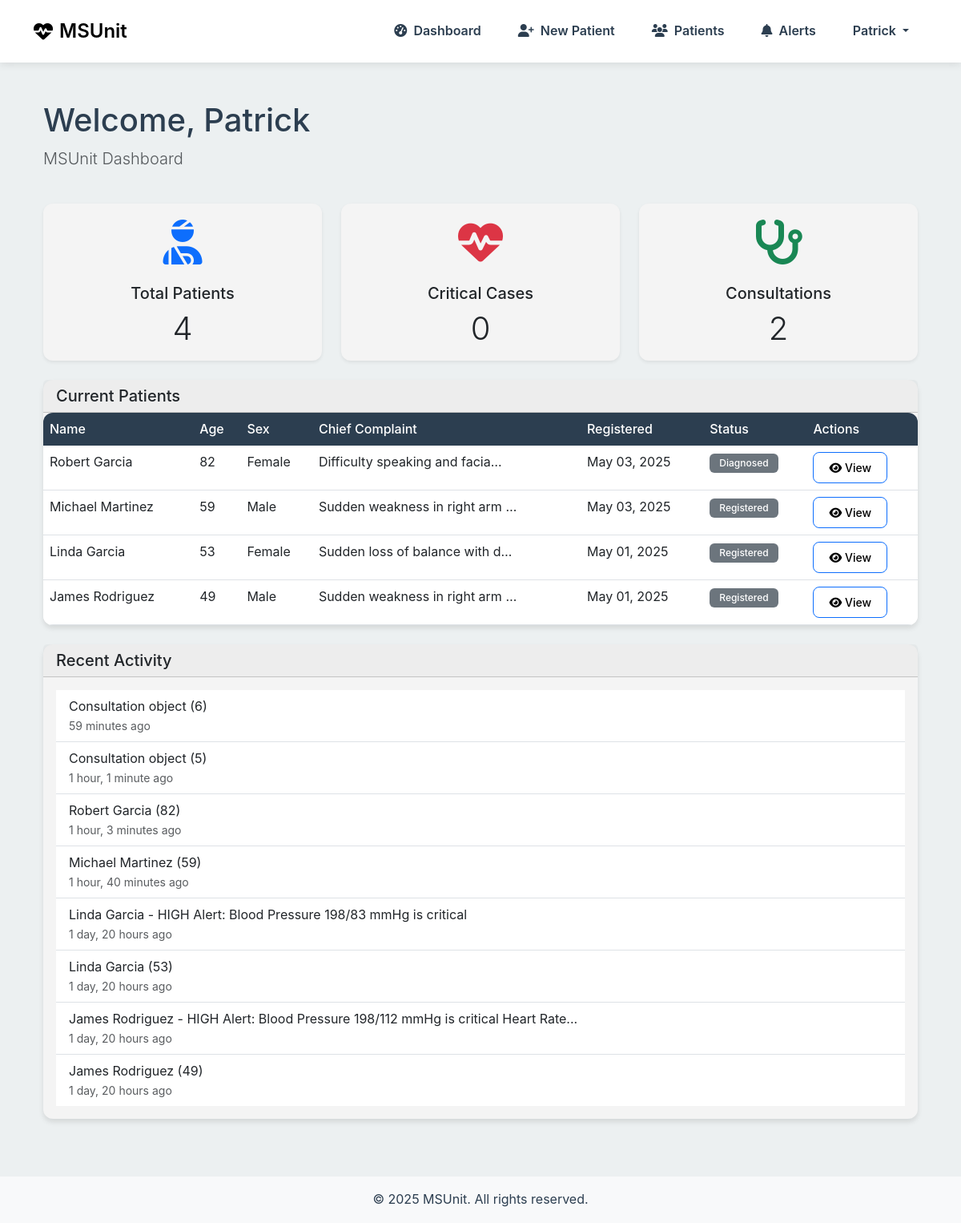
The page /dashboard/ (signed in) on the database its author committed.
### core/models.py (models this page shows, shortened)
class User(AbstractUser):
    ROLE_CHOICES = [
        ('TECHNICIAN', 'Technician'),
        ('NEUROLOGIST', 'Neurologist'),
    ]
    role = models.CharField(max_length=20, choices=ROLE_CHOICES)
    phone = models.CharField(max_length=20, blank=True)
    created_at = models.DateTimeField(auto_now_add=True)
    updated_at = models.DateTimeField(auto_now=True)
    def is_technician(self):
        return self.role == 'TECHNICIAN'

class Patient(models.Model):
    GENDER_CHOICES = [
        ('M', 'Male'),
        ('F', 'Female'),
        ('O', 'Other')
    ]
    STATUS_CHOICES = [
        ('REGISTERED', 'Registered'),
        ('AWAITING_REVIEW', 'Awaiting Review'),
        ('UNDER_CONSULTATION', 'Under Consultation'),
        ('CRITICAL', 'Critical'),
        ('STABLE', 'Stable'),
        ('DIAGNOSED', 'Diagnosed'),
        ('DISCHARGED', 'Discharged')
    ]
    name = models.CharField(max_length=100)
    age = models.IntegerField(validators=[MinValueValidator(0), MaxValueValidator(150)])
    sex = models.CharField(max_length=1, choices=GENDER_CHOICES)
    chief_complaint = models.TextField()
    medical_history = models.TextField()
    created_by = models.ForeignKey(User, on_delete=models.CASCADE, related_name='patients')
    created_at = models.DateTimeField(auto_now_add=True)
    updated_at = models.DateTimeField(auto_now=True)
    has_critical_alert = models.BooleanField(default=False)
    status = models.CharField(max_length=20, choices=STATUS_CHOICES, default='REGISTERED')
    def __str__(self):
        return f"{self.name} ({self.age})"

class Consultation(models.Model):
    patient = models.ForeignKey(Patient, on_delete=models.CASCADE, related_name='consultations')
    neurologist = models.ForeignKey(User, on_delete=models.CASCADE, related_name='provided_consultations')
    diagnosis = models.TextField()
    treatment_plan = models.TextField()
    additional_orders = models.TextField(blank=True, help_text='Additional orders such as medications, tests, or imaging studies')
    created_at = models.DateTimeField(auto_now_add=True)
    updated_at = models.DateTimeField(auto_now=True)
    class Meta:
        ordering = ['-created_at']

class Alert(models.Model):
    SEVERITY_CHOICES = [
        ('LOW', 'Low'),
        ('MEDIUM', 'Medium'),
        ('HIGH', 'High')
    ]
    patient = models.ForeignKey(Patient, on_delete=models.CASCADE, related_name='alerts')
    message = models.TextField()
    severity = models.CharField(max_length=10, choices=SEVERITY_CHOICES)
    is_active = models.BooleanField(default=True)
    created_at = models.DateTimeField(auto_now_add=True)
    resolved_at = models.DateTimeField(null=True, blank=True)
    resolved_by = models.ForeignKey(User, on_delete=models.SET_NULL, null=True, related_name='resolved_alerts')
    def __str__(self):
        return f"{self.patient.name} - {self.severity} Alert: {self.message[:50]}{'...' if len(self.message) > 50 else ''}"
    class Meta:
        ordering = ['-created_at']

### core/views.py (the view)
# urls.py: path('dashboard/', views.dashboard, name='dashboard'),
@login_required
def dashboard(request):
    total_patients = Patient.objects.count()
    critical_cases = Patient.objects.filter(status='CRITICAL').count()
    total_consultations = Consultation.objects.count()
    recent_activities = []
    current_patients = Patient.objects.order_by('-created_at')[:10]
    patient_activities = Patient.objects.order_by('-created_at')[:5]
    consultation_activities = Consultation.objects.order_by('-created_at')[:5]
    alert_activities = Alert.objects.order_by('-created_at')[:5]
    for activity in list(patient_activities) + list(consultation_activities) + list(alert_activities):
        if hasattr(activity, 'created_at'):
            recent_activities.append({
                'description': str(activity),
                'timestamp': activity.created_at
            })
    recent_activities.sort(key=lambda x: x['timestamp'], reverse=True)
    recent_activities = recent_activities[:10]
    context = {
        'total_patients': total_patients,
        'critical_cases': critical_cases,
        'total_consultations': total_consultations,
        'recent_activities': recent_activities,
        'current_patients': current_patients
    }
    return render(request, 'core/dashboard.html', context)

### templates/core/dashboard.html (shortened to what this page needs)
{% extends "core/base.html" %}
{% block content %}
<div class="container py-4">
    <div class="row mb-4 align-items-center">
        <div class="col">
            <h1>Welcome, {{ user.username }}</h1>
            <p class="lead text-muted">MSUnit Dashboard</p>
        </div>
    </div>
    <div class="row">
        <div class="col-md-4 mb-4">
            <div class="card h-100 shadow-sm">
                <div class="card-body text-center">
                    <div class="display-4 text-primary mb-3">
                        <i class="fas fa-user-injured"></i>
                    </div>
                    <h3 class="card-title h5">Total Patients</h3>
                    <p class="card-text display-6">{{ total_patients|default:'0' }}</p>
                </div>
            </div>
        </div>
        <div class="col-md-4 mb-4">
            <div class="card h-100 shadow-sm">
                <div class="card-body text-center">
                    <div class="display-4 text-danger mb-3">
                        <i class="fas fa-heartbeat"></i>
                    </div>
                    <h3 class="card-title h5">Critical Cases</h3>
                    <p class="card-text display-6">{{ critical_cases|default:'0' }}</p>
                </div>
            </div>
        </div>
        <div class="col-md-4 mb-4">
            <div class="card h-100 shadow-sm">
                <div class="card-body text-center">
                    <div class="display-4 text-success mb-3">
                        <i class="fas fa-stethoscope"></i>
                    </div>
                    <h3 class="card-title h5">Consultations</h3>
                    <p class="card-text display-6">{{ total_consultations|default:'0' }}</p>
                </div>
            </div>
        </div>
    </div>
    <div class="row mb-4">
        <div class="col-12">
            <div class="card">
                <div class="card-header">
                    <h5 class="mb-0">Current Patients</h5>
                </div>
                <div class="card-body p-0">
                    {% if current_patients %}
                        <div class="table-responsive">
                            <table class="table table-hover mb-0">
                                <thead>
                                    <tr>
                                        <th>Name</th>
                                        <th>Age</th>
                                        <th>Sex</th>
                                        <th>Chief Complaint</th>
                                        <th>Registered</th>
                                        <th>Status</th>
                                        <th>Actions</th>
                                    </tr>
                                </thead>
                                <tbody>
                                    {% for patient in current_patients %}
                                    <tr>
                                        <td>{{ patient.name }}</td>
                                        <td>{{ patient.age }}</td>
                                        <td>{{ patient.get_sex_display }}</td>
                                        <td>{{ patient.chief_complaint|truncatechars:30 }}</td>
                                        <td>{{ patient.created_at|date:"M d, Y" }}</td>
                                        <td>
                                            {% if patient.status == 'CRITICAL' %}
                                                <span class="badge bg-danger">{{ patient.get_status_display }}</span>
                                            {% elif patient.status == 'AWAITING_REVIEW' %}
                                                <span class="badge bg-warning">{{ patient.get_status_display }}</span>
                                            {% elif patient.status == 'UNDER_CONSULTATION' %}
                                                <span class="badge bg-info">{{ patient.get_status_display }}</span>
                                            {% elif patient.status == 'STABLE' %}
                                                <span class="badge bg-success">{{ patient.get_status_display }}</span>
                                            {% else %}
                                                <span class="badge bg-secondary">{{ patient.get_status_display }}</span>
                                            {% endif %}
                                        </td>
                                        <td>
                                            <a href="{% url 'core:patient_detail' patient.id %}" class="btn btn-sm btn-outline-primary">
                                                <i class="fas fa-eye"></i> View
                                            </a>
                                        </td>
                                    </tr>
                                    {% endfor %}
                                </tbody>
                            </table>
                        </div>
                    {% else %}
                        <p class="text-center text-muted p-3">No patients registered</p>
                    {% endif %}
                </div>
            </div>
        </div>
    </div>
    <div class="row">
        <div class="col-12">
            <div class="card">
                <div class="card-header">
                    <h5 class="mb-0">Recent Activity</h5>
                </div>
                <div class="card-body">
                    {% if recent_activities %}
                        <ul class="list-group list-group-flush">
                            {% for activity in recent_activities %}
                                <li class="list-group-item">
                                    {{ activity.description }}
                                    <small class="text-muted d-block">{{ activity.timestamp|timesince }} ago</small>
                                </li>
                            {% endfor %}
                        </ul>
                    {% else %}
                        <p class="text-center text-muted">No recent activities</p>
                    {% endif %}
                </div>
            </div>
        </div>
    </div>
</div>
{% endblock %}

### templates/core/base.html (shortened to what this page needs)
<!DOCTYPE html>
<html lang="en">
<head>
    <link href="https://cdn.jsdelivr.net/npm/bootstrap@5.3.0/dist/css/bootstrap.min.css" rel="stylesheet">
    <link rel="stylesheet" href="https://cdnjs.cloudflare.com/ajax/libs/font-awesome/6.4.0/css/all.min.css">
</head>
<body>
    <nav class="navbar navbar-expand-lg navbar-dark mb-4">
        <div class="container">
            <a class="navbar-brand" href="{% url 'core:role_selection' %}">
                <i class="fas fa-heartbeat me-2"></i>MSUnit
            </a>
            <div class="collapse navbar-collapse" id="navbarNav">
                <ul class="navbar-nav ms-auto">
                    {% if user.is_authenticated %}
                    <li class="nav-item">
                        <a class="nav-link" href="{% url 'core:dashboard' %}">
                            <i class="fas fa-tachometer-alt me-1"></i> Dashboard
                        </a>
                    </li>
                    {% if user.is_technician %}
                    <li class="nav-item">
                        <a class="nav-link" href="{% url 'core:patient_register' %}">
                            <i class="fas fa-user-plus me-1"></i> New Patient
                        </a>
                    </li>
                    {% endif %}
                    <li class="nav-item">
                        <a class="nav-link" href="{% url 'core:patient_list' %}">
                            <i class="fas fa-users me-1"></i> Patients
                        </a>
                    </li>
                    <li class="nav-item">
                        <a class="nav-link" href="{% url 'core:alerts_list' %}">
                            <i class="fas fa-bell me-1"></i> Alerts
                        </a>
                    </li>
                    <li class="nav-item dropdown">
                        <a class="nav-link dropdown-toggle" href="#" id="navbarDropdown" role="button" data-bs-toggle="dropdown">
                            {{ user.username }}
                        </a>
                    </li>
                    {% endif %}
                </ul>
            </div>
        </div>
    </nav>
    <main class="container my-4">
        {% block content %}{% endblock %}
    </main>
    <footer class="bg-light py-3 mt-5">
        <div class="container text-center">
            <p class="mb-0">&copy; 2025 MSUnit. All rights reserved.</p>
        </div>
    </footer>
</body>
</html>

### templates/core/base.html (style rules this page uses)
:root { --primary-color: #2c3e50; --secondary-color: #f4f4f4; --accent-color: #3498db; --light-bg: #ecf0f1; --text-color: #2c3e50; --highlight-color: #2980b9; }
body { font-family: -apple-system, BlinkMacSystemFont, 'Segoe UI', Roboto, Oxygen, Ubuntu, Cantarell, 'Open Sans', 'Helvetica Neue', sans-serif; background-color: var(--light-bg); color: var(--text-color); line-height: 1.6; }
.navbar { background-color: white !important; box-shadow: 0 2px 10px rgba(0,0,0,0.1); padding: 15px 0; }
.navbar-brand, .navbar-nav .nav-link { color: #2c3e50 !important; font-weight: 600; }
.navbar-brand { font-size: 1.5rem; display: flex; align-items: center; }
.navbar-nav .nav-link { margin: 0 15px; transition: color 0.3s ease; }
.card { background-color: var(--secondary-color); border: 1px solid #d3d3d3; box-shadow: 0 4px 6px rgba(0,0,0,0.1); }
a, a:link, a:visited { color: black !important; transition: color 0.3s ease; text-decoration: none; }
.nav-link { color: rgba(255,255,255,0.9) !important; transition: color 0.2s; }
.card { border: none; border-radius: 12px; box-shadow: 0 4px 6px rgba(0,0,0,0.1); transition: transform 0.2s; }
.btn { border-radius: 8px; padding: 0.5rem 1.2rem; font-weight: 500; transition: all 0.2s; }
.table { background-color: white; border-radius: 12px; overflow: hidden; }
.table th { background-color: var(--primary-color); color: white; font-weight: 500; border: none; }
.badge { padding: 0.5em 1em; border-radius: 6px; font-weight: 500; }

### rows shown on the page
User: username "Patrick"
Patient: name "Robert Garcia", age "82", sex "Female", chief_complaint "Difficulty speaking and facia…", created_at "May 03, 2025", status "Diagnosed", timestamp "1 hour, 3 minutes"
Patient: name "Michael Martinez", age "59", sex "Male", chief_complaint "Sudden weakness in right arm …", created_at "May 03, 2025", status "Registered", timestamp "1 hour, 40 minutes"
Patient: name "Linda Garcia", age "53", sex "Female", chief_complaint "Sudden loss of balance with d…", created_at "May 01, 2025", status "Registered", timestamp "1 day, 20 hours"
Patient: name "James Rodriguez", age "49", sex "Male", chief_complaint "Sudden weakness in right arm …", created_at "May 01, 2025", status "Registered", timestamp "1 day, 20 hours"
Consultation: timestamp "59 minutes"
Consultation: timestamp "1 hour, 1 minute"
Alert: timestamp "1 day, 20 hours"
Alert: timestamp "1 day, 20 hours"

### other values the page prints
{{ total_patients|default:'0' }} "4"
{{ critical_cases|default:'0' }} "0"
{{ total_consultations|default:'0' }} "2"
{{ activity.description }} "Consultation object (6)" "Consultation object (5)" "Robert Garcia (82)" "Michael Martinez (59)" "Linda Garcia - HIGH Alert: Blood Pressure 198/83 mmHg is critical" "Linda Garcia (53)" "James Rodriguez - HIGH Alert: Blood Pressure 198/112 mmHg is critical Heart Rate..." "James Rodriguez (49)"
